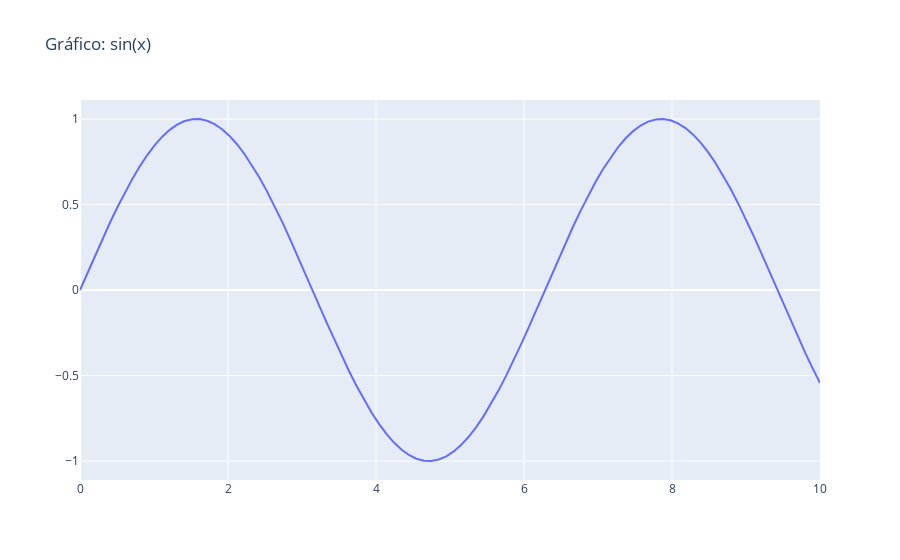

This figure's notebook cell:
### Markdown cell above
Em Plotly, uma figura é representada como um dicionário aninhado contendo os componentes gráficos.

A estrutura base inclui:
1. `data`: lista de traces (gráficos como linhas, barras, dispersão, etc.).
2. `layout`: configurações visuais como títulos, eixos, legendas e estilos.

### Code cell
import numpy as np
x = np.linspace(0, 10, 100)

fig = go.Figure(
    data = {'x':x, 'y':np.sin(x)},
    layout = {'title': 'Gráfico: sin(x)'}
)

fig
